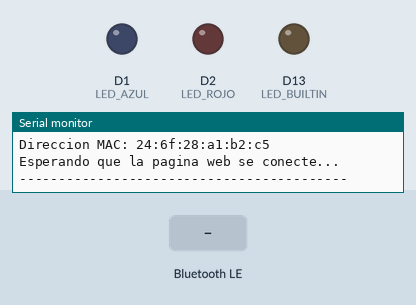
A sketch run on a simulated Arduino Uno R4 WiFi. Parts: output pins drawn as LEDs (lit = HIGH), the last lines printed to the serial monitor. Dashed ring = blinking. The test bench sets the inputs (shaded band). Nothing arrives over Bluetooth unless stated; a phone connects over Bluetooth LE 3 s after start.

Above: at 1.8 s.
1.9 s: Bluetooth LE write "1" received
At 3.66 s:
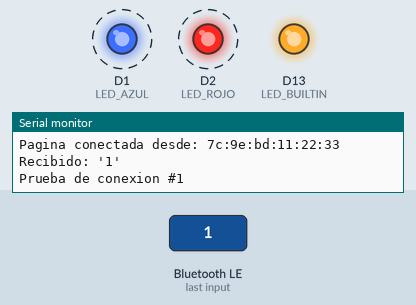
4.9 s: Bluetooth LE write "FRIO" received
At 5.5 s:
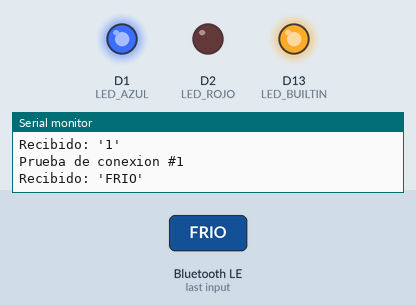
6.4 s: Bluetooth LE write "CALIENTE" received
At 6.7 s:
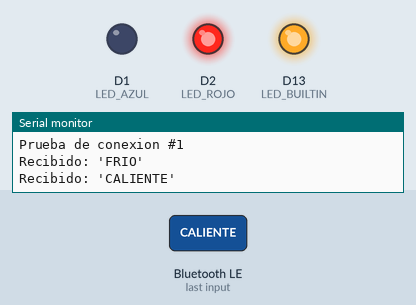
7.9 s: Bluetooth LE write "0" received
At 9.5 s:
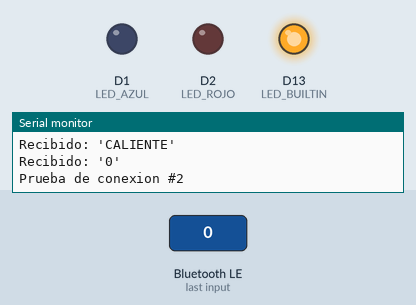
Timing chart, 0 to 11.0 s (numbered marks = the images above; inputs shaded):
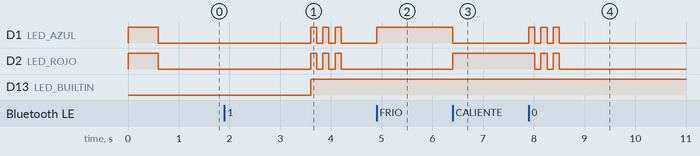

The sketch:

dirt_conexion.ino
```cpp
/*
 * D.I.R.T. — conexión con la página web y LED de cada lado
 * ---------------------------------------------------------------------------
 * Arduino UNO R4 WiFi. La página se conecta por el Bluetooth LE que la placa
 * ya trae integrado.
 *
 *  - Prueba de conexión: la página manda "?" y el Arduino responde "OK D1RT".
 *    Los dos LED parpadean para ver en la placa que la prueba llegó.
 *  - Cuando alguien registra un alimento, la página manda el lado:
 *      FRIO      enciende el LED AZUL  (lácteos, frutas, bebidas)
 *      CALIENTE  enciende el LED ROJO  (fritos)
 *      APAGAR    apaga los dos (cuando se toca "Listo" en la página)
 *    Si nadie toca "Listo", el LED se apaga solo a los 15 segundos.
 *
 * CONEXIÓN DE LOS LED (cada uno con su resistencia de 220 Ω)
 *   Pin 1 ──[220 Ω]──▶|── GND    LED azul  (lado frío)
 *   Pin 2 ──[220 Ω]──▶|── GND    LED rojo  (lado caliente)
 *   La pata larga del LED (+) va hacia el pin; la corta (−) a GND.
 *   En el UNO R4 el pin 1 está libre: el monitor serie va por el USB.
 *
 * REQUISITO: instalar la librería "ArduinoBLE"
 *   Herramientas -> Administrar Bibliotecas -> buscar "ArduinoBLE" -> Instalar
 *
 * UUID (coinciden con assets/app.js de la página web)
 *   Servicio:        19b10000-e8f2-537e-4f6c-d104768a1214
 *   Comando (write): 19b10001-e8f2-537e-4f6c-d104768a1214
 *   Estado (notify): 19b10002-e8f2-537e-4f6c-d104768a1214
 */

#include <ArduinoBLE.h>

// ------------------------------ LED ----------------------------------------
const int LED_AZUL = 1;   // lado frío
const int LED_ROJO = 2;   // lado caliente
const unsigned long LED_MAX_MS = 15000;   // se apaga solo después de esto

unsigned long ledDesde = 0;   // cuándo se encendió (0 = apagados)

// ------------------------------- BLE ---------------------------------------
BLEService servicioDirt("19b10000-e8f2-537e-4f6c-d104768a1214");

BLEStringCharacteristic caracComando(
  "19b10001-e8f2-537e-4f6c-d104768a1214",
  BLEWrite | BLEWriteWithoutResponse, 24);

BLEStringCharacteristic caracEstado(
  "19b10002-e8f2-537e-4f6c-d104768a1214",
  BLERead | BLENotify, 48);

unsigned long pruebas = 0;   // cuántas pruebas se han respondido


void setup() {
  Serial.begin(115200);
  unsigned long inicio = millis();
  while (!Serial && millis() - inicio < 3000) { }

  pinMode(LED_BUILTIN, OUTPUT);
  pinMode(LED_AZUL, OUTPUT);
  pinMode(LED_ROJO, OUTPUT);
  digitalWrite(LED_BUILTIN, LOW);
  apagarLados();

  // Al arrancar se prenden los dos un momento, para comprobar los cables.
  digitalWrite(LED_AZUL, HIGH); digitalWrite(LED_ROJO, HIGH);
  delay(600);
  apagarLados();

  if (!BLE.begin()) {
    Serial.println("ERROR: no se pudo iniciar el Bluetooth del Arduino.");
    while (true) {
      // Parpadeo rápido sin fin: algo falló al arrancar el Bluetooth.
      digitalWrite(LED_BUILTIN, HIGH); delay(100);
      digitalWrite(LED_BUILTIN, LOW);  delay(100);
    }
  }

  BLE.setLocalName("DIRT");
  BLE.setDeviceName("DIRT");
  BLE.setAdvertisedService(servicioDirt);

  servicioDirt.addCharacteristic(caracComando);
  servicioDirt.addCharacteristic(caracEstado);
  BLE.addService(servicioDirt);

  caracEstado.writeValue("LISTO");
  BLE.advertise();

  Serial.println("------------------------------------------");
  Serial.println("D.I.R.T. - conexion y LED de cada lado");
  Serial.println("Dispositivo Bluetooth: DIRT");
  Serial.print("Direccion MAC: ");
  Serial.println(BLE.address());
  Serial.println("Esperando que la pagina web se conecte...");
  Serial.println("------------------------------------------");
}


void loop() {
  BLEDevice central = BLE.central();

  if (central) {
    Serial.print("Pagina conectada desde: ");
    Serial.println(central.address());
    digitalWrite(LED_BUILTIN, HIGH);   // LED de la placa = hay una página conectada
    caracEstado.writeValue("CONECTADO");

    while (central.connected()) {
      if (caracComando.written()) {
        atender(caracComando.value());
      }
      revisarApagado();
    }

    Serial.println("Pagina desconectada.");
    digitalWrite(LED_BUILTIN, LOW);
    apagarLados();

    // Volver a anunciarse explícitamente. Sin esto, tras una desconexión
    // brusca la placa puede quedar visible en la lista del teléfono pero
    // sin aceptar conexiones, y el navegador responde
    // "Connection attempt failed".
    BLE.advertise();
    Serial.println("Anunciandose de nuevo como DIRT.");
  }

  revisarApagado();
}


// ---------------------------------------------------------------------------
// Lo que manda la página.
// ---------------------------------------------------------------------------
void atender(String cmd) {
  cmd.trim();
  cmd.toUpperCase();
  Serial.print("Recibido: '");
  Serial.print(cmd);
  Serial.println("'");

  if (cmd == "FRIO") {
    encenderLado(LED_AZUL);
    caracEstado.writeValue("OK FRIO");
  } else if (cmd == "CALIENTE") {
    encenderLado(LED_ROJO);
    caracEstado.writeValue("OK CALIENTE");
  } else if (cmd == "APAGAR") {
    apagarLados();
    caracEstado.writeValue("OK APAGAR");
  } else {
    // "?" o cualquier otra cosa: es la prueba de conexión.
    pruebaConexion();
  }
}

void encenderLado(int pin) {
  apagarLados();               // solo un lado encendido a la vez
  digitalWrite(pin, HIGH);
  ledDesde = millis();
  if (ledDesde == 0) ledDesde = 1;
}

void apagarLados() {
  digitalWrite(LED_AZUL, LOW);
  digitalWrite(LED_ROJO, LOW);
  ledDesde = 0;
}

void revisarApagado() {
  if (ledDesde != 0 && millis() - ledDesde >= LED_MAX_MS) {
    apagarLados();
  }
}

// Responde "OK D1RT" y hace parpadear los dos LED tres veces.
void pruebaConexion() {
  pruebas++;
  Serial.print("Prueba de conexion #");
  Serial.println(pruebas);
  caracEstado.writeValue("OK D1RT");

  for (int i = 0; i < 3; i++) {
    digitalWrite(LED_AZUL, HIGH); digitalWrite(LED_ROJO, HIGH); delay(120);
    digitalWrite(LED_AZUL, LOW);  digitalWrite(LED_ROJO, LOW);  delay(120);
  }
  ledDesde = 0;
}
```

Measured:
- after the input at 1.9 s, D1 (LED_AZUL), D2 (LED_ROJO): alternates HIGH for 0.12 s and LOW for 0.12 s, 6 changes in all, then stays LOW, starting after 1.7 s
- after the input at 4.9 s, D1 (LED_AZUL): LOW → HIGH at once
- after the input at 6.4 s, D1 (LED_AZUL): HIGH → LOW at once; D2 (LED_ROJO): LOW → HIGH at once
- after the input at 7.9 s, D1 (LED_AZUL): alternates HIGH for 0.12 s and LOW for 0.12 s, 6 changes in all, then stays LOW, starting at once; D2 (LED_ROJO): alternates HIGH for 0.12 s and LOW for 0.12 s, 5 changes in all, then stays LOW, starting after 0.12 s
